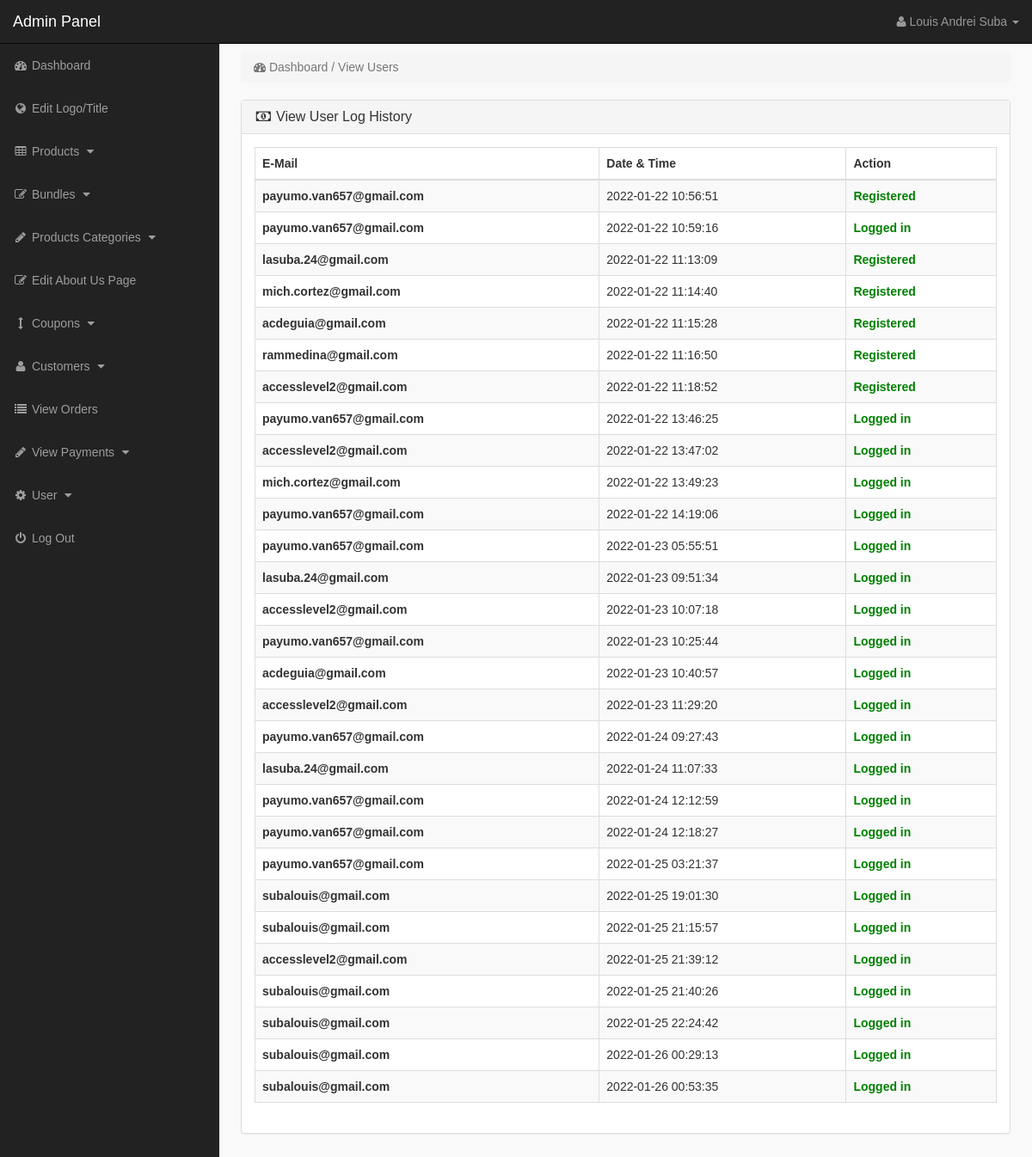
The page /admin_area/index.php?user_history (signed in) on the database its author committed.
### tables this page shows
CREATE TABLE `user_log_history` (
  `log_id` int(10) NOT NULL,
  `u_id` int(10) NOT NULL,
  `u_email` varchar(255) NOT NULL,
  `log_time` timestamp NOT NULL DEFAULT current_timestamp(),
  `activity` varchar(255) NOT NULL
);

### admin_area/user_history.php (the view, shortened to what this page needs)
<?php
if (!isset($_SESSION['admin_email'])) {
    echo "<script>window.open('login.php','_self')</script>";
} else {
    ?>
<div class="row">
<div class="col-lg-12" >
<ol class="breadcrumb" >
<li class="active" >
<i class="fa fa-dashboard"></i> Dashboard / View Users
</li>
</ol>
</div>
</div>
<div class="row" >
<div class="col-lg-12" >
<div class="panel panel-default" >
<div class="panel-heading" >
<h3 class="panel-title" >
<i class="fa fa-money fa-fw" ></i> View User Log History
</h3>
</div>
<div class="panel-body" >
<div class="table-responsive" >
<table class="table table-bordered table-hover table-striped" >
<thead>
<tr>
<th>E-Mail</th>
<th>Date & Time</th>
<th>Action</th>
</tr>
</thead>
<tbody>
<?php
    $admin_id = $_SESSION['admin_id'];
    $admin_level = $_SESSION['admin_level'];
    if ($admin_level == 2) {
        $get_logs = "select * from user_log_history WHERE u_id='$admin_id'";
    } else {
        $get_logs = "select * from user_log_history";
    }
    $run_logs = mysqli_query($con, $get_logs);
    while ($row_logs = mysqli_fetch_array($run_logs)) {
        $u_email = $row_logs['u_email'];
        $log_date = $row_logs['log_time'];
        $u_action = $row_logs['activity'];
        ?>
<tr>
<th><?php echo $u_email ?></th>
<td><?php echo $log_date ?></td>
<td><b style='color:green;'><?php echo $u_action ?></b></td>
</tr>
<?php }?>
</tbody>
</table>
</div>
</div>
</div>
</div>
</div>
<?php }?>

### admin_area/includes/sidebar.php (shortened to what this page needs)
<?php
if (!isset($_SESSION['admin_email'])) {
    echo "<script>window.open('login.php','_self')</script>";
} else {
    $admin_level = $_SESSION['admin_level'];
    if ($admin_level == 2) {
        $hideme = 'display:none;';
    } else {
        $hideme = '';
    }
    ?>
<nav class="navbar navbar-inverse navbar-fixed-top" >
<div class="navbar-header" >
<a class="navbar-brand" href="index.php?dashboard" >Admin Panel</a>
</div>
<ul class="nav navbar-right top-nav" >
<li class="dropdown" >
<a href="#" class="dropdown-toggle" data-toggle="dropdown" >
<i class="fa fa-user" ></i>
<?php echo $admin_name; ?> <b class="caret" ></b>
</a>
</li>
</ul>
<div class="collapse navbar-collapse navbar-ex1-collapse">
<ul class="nav navbar-nav side-nav">
<li>
<a href="index.php?dashboard">
<i class="fa fa-fw fa-dashboard"></i> Dashboard
</a>
</li>
<li>
<a style="<?php echo $hideme; ?>" href="index.php?edit_logo_title">
<i class="fa fa-fw fa-globe"></i> Edit Logo/Title
</a>
</li>
<li>
<a href="#" data-toggle="collapse" data-target="#products">
<i class="fa fa-fw fa-table"></i> Products
<i class="fa fa-fw fa-caret-down"></i>
</a>
</li>
<li>
<a href="#" data-toggle="collapse" data-target="#bundles">
<i class="fa fa-fw fa-edit"></i> Bundles
<i class="fa fa-fw fa-caret-down"></i>
</a>
</li>
<li>
<a href="#" data-toggle="collapse" data-target="#p_cat">
<i class="fa fa-fw fa-pencil"></i> Products Categories
<i class="fa fa-fw fa-caret-down"></i>
</a>
</li>
<li style="<?php echo $hideme; ?>">
<a href="index.php?edit_about_us">
<i class="fa fa-fw fa-edit"></i> Edit About Us Page
</a>
</li>
<li style="<?php echo $hideme; ?>">
<a href="#" data-toggle="collapse" data-target="#coupons">
<i class="fa fa-fw fa-arrows-v"></i> Coupons
<i class="fa fa-fw fa-caret-down"></i>
</a>
</li>
<li style="<?php echo $hideme; ?>">
<a href="#" data-toggle="collapse" data-target="#customer">
<i class="fa fa-fw fa-user"></i> Customers
<i class="fa fa-fw fa-caret-down"></i>
</a>
</li>
<li>
<a href="index.php?view_orders">
<i class="fa fa-fw fa-list"></i> View Orders
</a>
</li>
<li>
<a href="#" data-toggle="collapse" data-target="#pay">
<i class="fa fa-fw fa-pencil"></i> View Payments
<i class="fa fa-fw fa-caret-down"></i>
</a>
</li>
<li>
<a href="#" data-toggle="collapse" data-target="#users">
<i class="fa fa-fw fa-gear"></i> User
<i class="fa fa-fw fa-caret-down"></i>
</a>
</li>
<li>
<a href="logout.php">
<i class="fa fa-fw fa-power-off"></i> Log Out
</a>
</li>
</ul>
</div>
</nav>
<?php }?>

### admin_area/css/style.css (style rules this page uses)
* { font-family: "Montserrat", sans-serif }
body { margin-top: 100px; font-family: "Montserrat"; }
@media (min-width: 768px) { body { margin-top: 50px; } }
.top-nav { padding: 0 15px; }
.top-nav>li { display: inline-block; float: left; }
.top-nav>li>a { padding-top: 15px; padding-bottom: 15px; line-height: 20px; color: #999; }
@media (min-width: 768px) { .side-nav { position: fixed; top: 51px; width: 255px; border-radius: 0; overflow-y: auto; background-color: #222; bottom: 0; overflow-x: hidden; padding-bottom: 40px; } }
@media (min-width: 768px) { .side-nav>li>a { width: 255px; } }
.panel-body { border-radius: 5px; }

### rows shown on the page
user_log_history: u_email "payumo.van657@gmail.com", log_time "2022-01-22 10:56:51", activity "Registered"
user_log_history: u_email "payumo.van657@gmail.com", log_time "2022-01-22 10:59:16", activity "Logged in"
user_log_history: u_email "lasuba.24@gmail.com", log_time "2022-01-22 11:13:09", activity "Registered"
user_log_history: u_email "mich.cortez@gmail.com", log_time "2022-01-22 11:14:40", activity "Registered"
user_log_history: u_email "acdeguia@gmail.com", log_time "2022-01-22 11:15:28", activity "Registered"
user_log_history: u_email "rammedina@gmail.com", log_time "2022-01-22 11:16:50", activity "Registered"
user_log_history: u_email "accesslevel2@gmail.com", log_time "2022-01-22 11:18:52", activity "Registered"
user_log_history: u_email "payumo.van657@gmail.com", log_time "2022-01-22 13:46:25", activity "Logged in"
user_log_history: u_email "accesslevel2@gmail.com", log_time "2022-01-22 13:47:02", activity "Logged in"
user_log_history: u_email "mich.cortez@gmail.com", log_time "2022-01-22 13:49:23", activity "Logged in"
user_log_history: u_email "payumo.van657@gmail.com", log_time "2022-01-22 14:19:06", activity "Logged in"
user_log_history: u_email "payumo.van657@gmail.com", log_time "2022-01-23 05:55:51", activity "Logged in"
user_log_history: u_email "lasuba.24@gmail.com", log_time "2022-01-23 09:51:34", activity "Logged in"
user_log_history: u_email "accesslevel2@gmail.com", log_time "2022-01-23 10:07:18", activity "Logged in"
user_log_history: u_email "payumo.van657@gmail.com", log_time "2022-01-23 10:25:44", activity "Logged in"
user_log_history: u_email "acdeguia@gmail.com", log_time "2022-01-23 10:40:57", activity "Logged in"
user_log_history: u_email "accesslevel2@gmail.com", log_time "2022-01-23 11:29:20", activity "Logged in"
user_log_history: u_email "payumo.van657@gmail.com", log_time "2022-01-24 09:27:43", activity "Logged in"
user_log_history: u_email "lasuba.24@gmail.com", log_time "2022-01-24 11:07:33", activity "Logged in"
user_log_history: u_email "payumo.van657@gmail.com", log_time "2022-01-24 12:12:59", activity "Logged in"
user_log_history: u_email "payumo.van657@gmail.com", log_time "2022-01-24 12:18:27", activity "Logged in"
user_log_history: u_email "payumo.van657@gmail.com", log_time "2022-01-25 03:21:37", activity "Logged in"
user_log_history: u_email "subalouis@gmail.com", log_time "2022-01-25 19:01:30", activity "Logged in"
user_log_history: u_email "subalouis@gmail.com", log_time "2022-01-25 21:15:57", activity "Logged in"
user_log_history: u_email "accesslevel2@gmail.com", log_time "2022-01-25 21:39:12", activity "Logged in"
user_log_history: u_email "subalouis@gmail.com", log_time "2022-01-25 21:40:26", activity "Logged in"
user_log_history: u_email "subalouis@gmail.com", log_time "2022-01-25 22:24:42", activity "Logged in"
user_log_history: u_email "subalouis@gmail.com", log_time "2022-01-26 00:29:13", activity "Logged in"
user_log_history: u_email "subalouis@gmail.com", log_time "2022-01-26 00:53:35", activity "Logged in"

### other values the page prints
$admin_name "Louis Andrei Suba"
